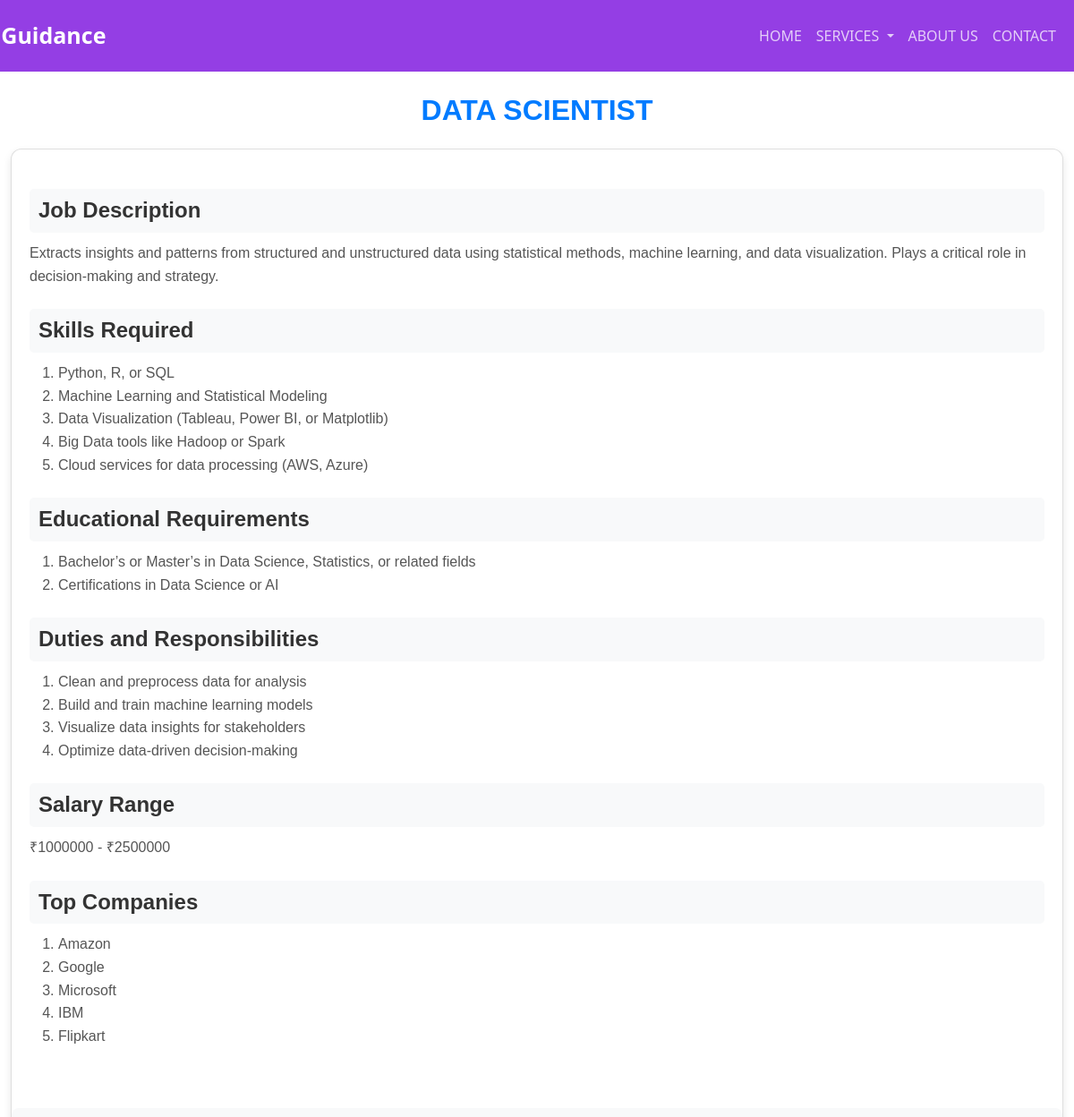
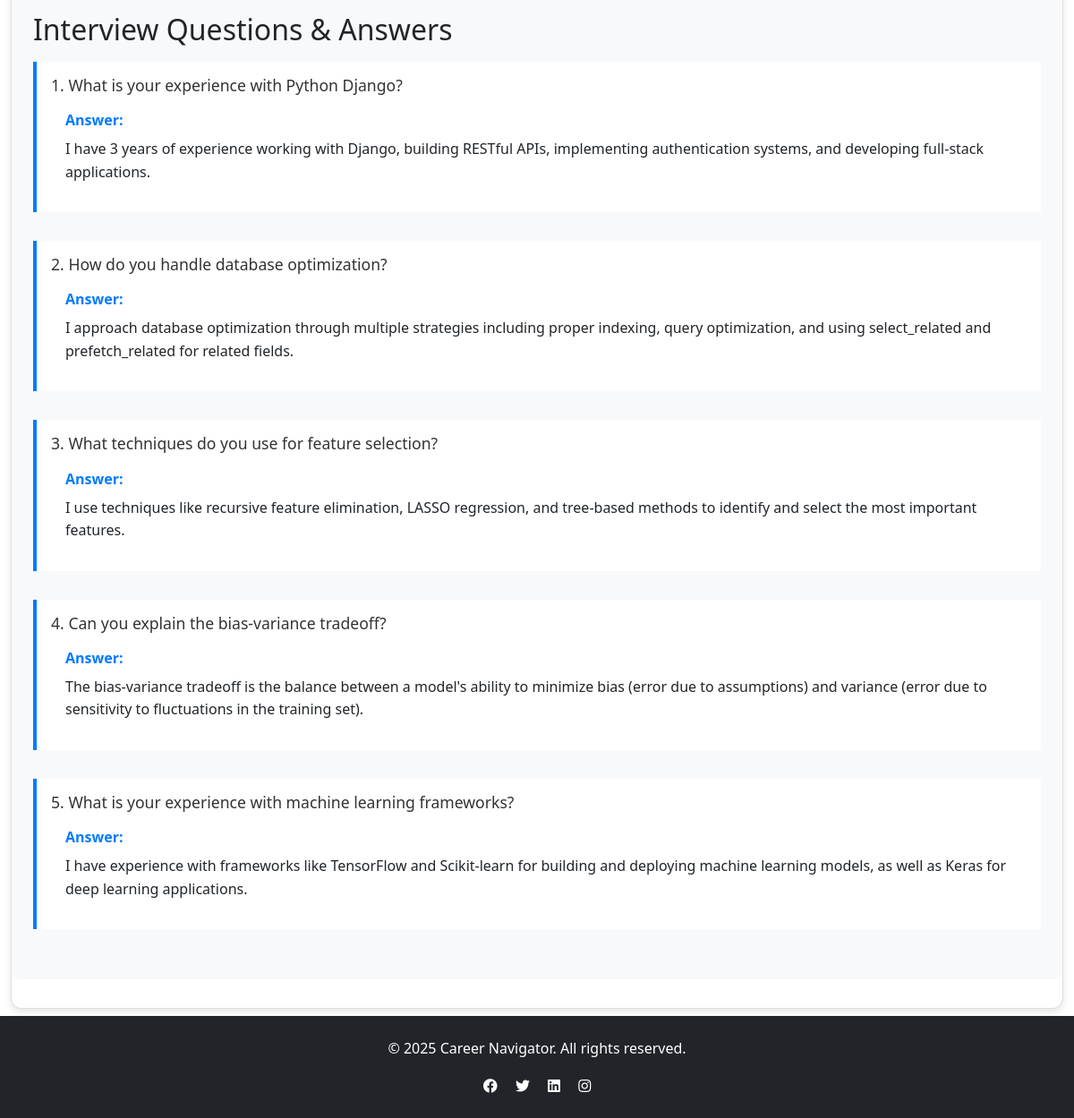
The app's page /job/1/ with its own data (2 pictures, top to bottom).
### advisor/models.py (models this page shows, shortened)
class JobRole(models.Model):
    title = models.CharField(max_length=100)
    description = models.TextField()
    skills_required = models.TextField()
    education_requirements = models.TextField()
    duties = models.TextField()
    min_salary = models.PositiveIntegerField()
    max_salary = models.PositiveIntegerField()
    companies = models.TextField()
    interview_qna = models.JSONField(default=list)  # Store questions and answers as JSON
    image = models.ImageField(upload_to='job_images/', null=True, blank=True)

### advisor/views.py (the view)
# urls.py: path('job/<int:job_id>/', views.job_details, name='job_details'),
def job_details(request, job_id):
    try:
        job = JobRole.objects.get(id=job_id)
        return render(request, 'advisor/job_details.html', {'job': job})
    except JobRole.DoesNotExist:
        return redirect('home')

### advisor/templates/advisor/job_details.html (shortened to what this page needs)
{% extends "advisor/base.html" %}
{% block content %}
<div class="container mt-5">
    <h2 class="text-center mb-4 job-title">{{ job.title }}</h2>
    <div class="card mt-4 mb-2 shadow-hover" style="border-radius: 12px;">
        <div class="card-body">
            <h4 class="mt-4" style="font-family: 'Arial', sans-serif; color: #333; font-weight: bold;">Job Description</h4>
            <p style="font-family: 'Arial', sans-serif; color: #555;">{{ job.description }}</p>
            <h4 class="mt-4" style="font-family: 'Arial', sans-serif; color: #333; font-weight: bold;">Skills Required</h4>
            <ol style="font-family: 'Arial', sans-serif; color: #555;">
                {% for skill in job.skills_required.splitlines %}
                <li class="list-item">{{ skill }}</li>
                {% endfor %}
            </ol>
            <h4 class="mt-4" style="font-family: 'Arial', sans-serif; color: #333; font-weight: bold;">Educational Requirements</h4>
            <ol style="font-family: 'Arial', sans-serif; color: #555;">
                {% for education in job.education_requirements.splitlines %}
                <li class="list-item">{{ education }}</li>
                {% endfor %}
            </ol>
            <h4 class="mt-4" style="font-family: 'Arial', sans-serif; color: #333; font-weight: bold;">Duties and Responsibilities</h4>
            <ol style="font-family: 'Arial', sans-serif; color: #555;">
                {% for duty in job.duties.splitlines %}
                <li class="list-item">{{ duty }}</li>
                {% endfor %}
            </ol>
            <h4 class="mt-4" style="font-family: 'Arial', sans-serif; color: #333; font-weight: bold;">Salary Range</h4>
            <p style="font-family: 'Arial', sans-serif; color: #555;">₹{{ job.min_salary }} - ₹{{ job.max_salary }}</p>
            <h4 class="mt-4" style="font-family: 'Arial', sans-serif; color: #333; font-weight: bold;">Top Companies</h4>
            <ol style="font-family: 'Arial', sans-serif; color: #555;">
                {% for company in job.companies.splitlines %}
                <li class="list-item">{{ company }}</li>
                {% endfor %}
            </ol>
        </div>
<div class="job-section">
    <h2>Interview Questions & Answers</h2>
    <div class="interview-qna">
        {% if job.interview_qna %}
            {% for qa in job.interview_qna %}
                <div class="qa-item">
                    <div class="question">
                        <h3>{{ forloop.counter }}. {{ qa.question }}</h3>
                    </div>
                    <div class="answer">
                        <strong>Answer:</strong>
                        <p>{{ qa.answer }}</p>
                    </div>
                </div>
            {% endfor %}
        {% else %}
            <p>No interview questions available for this role.</p>
        {% endif %}
    </div>
</div>
    </div>
</div>
{% endblock %}

### advisor/static/css/style.css (style rules this page uses)
.container { max-width: 1200px; margin: 0 auto; }
.card { transition: transform 0.2s; box-shadow: 0 2px 4px rgba(0,0,0,0.1); }

### advisor/templates/advisor/job_details.html (style rules this page uses)
.job-section { margin: 2rem 0; padding: 1.5rem; border-radius: 8px; background-color: #f8f9fa; }
.interview-qna { margin-top: 1rem; }
.qa-item { margin-bottom: 2rem; padding: 1rem; border-left: 4px solid #007bff; background-color: white; }
.question h3 { color: #333; margin-bottom: 1rem; font-size: 1.1rem; }
.answer { margin-top: 0.5rem; padding-left: 1rem; }
.answer strong { color: #007bff; }
.answer p { margin-top: 0.5rem; line-height: 1.6; }
.job-title { font-family: 'Arial', sans-serif; font-weight: 700; letter-spacing: 0; color: #007bff; text-transform: uppercase; text-align: center; margin-bottom: 20px; }
.card-body h4 { font-family: 'Arial', sans-serif; color: #333; font-weight: bold; }
.card-body ol li { font-family: 'Arial', sans-serif; color: #555; transition: color 0.3s ease; }
.card { border-radius: 12px; box-shadow: 0 4px 8px rgba(0, 0, 0, 0.1); transition: box-shadow 0.3s ease; }
.card-body { padding: 20px; }
p, ol { line-height: 1.6; }
.card-body h4 { background-color: #f8f9fa; padding: 10px; border-radius: 5px; }
.card-body p, .card-body ol { margin-top: 10px; }

### records on screen
JobRole: title "DATA SCIENTIST", description "Extracts insights and patterns from structured and unstructured data using statistical methods, machine learning, and data visualization. Plays a critical role in decision-making and strategy.", min_salary "1000000", max_salary "2500000"

### other values on screen
{{ skill }} "Python, R, or SQL" "Machine Learning and Statistical Modeling" "Data Visualization (Tableau, Power BI, or Matplotlib)" "Big Data tools like Hadoop or Spark" "Cloud services for data processing (AWS, Azure)"
{{ education }} "Bachelor’s or Master’s in Data Science, Statistics, or related fields" "Certifications in Data Science or AI"
{{ duty }} "Clean and preprocess data for analysis" "Build and train machine learning models" "Visualize data insights for stakeholders" "Optimize data-driven decision-making"
{{ company }} "Amazon" "Google" "Microsoft" "IBM" "Flipkart"
{{ qa.question }} "What is your experience with Python Django?" "How do you handle database optimization?" "What techniques do you use for feature selection?" "Can you explain the bias-variance tradeoff?" "What is your experience with machine learning frameworks?"
{{ qa.answer }} "I have 3 years of experience working with Django, building RESTful APIs, implementing authentication systems, and developing full-stack applications." "I approach database optimization through multiple strategies including proper indexing, query optimization, and using select_related and prefetch_related for related fields." "I use techniques like recursive feature elimination, LASSO regression, and tree-based methods to identify and select the most important features." "The bias-variance tradeoff is the balance between a model's ability to minimize bias (error due to assumptions) and variance (error due to sensitivity to fluctuations in the training set)." "I have experience with frameworks like TensorFlow and Scikit-learn for building and deploying machine learning models, as well as Keras for deep learning applications."
